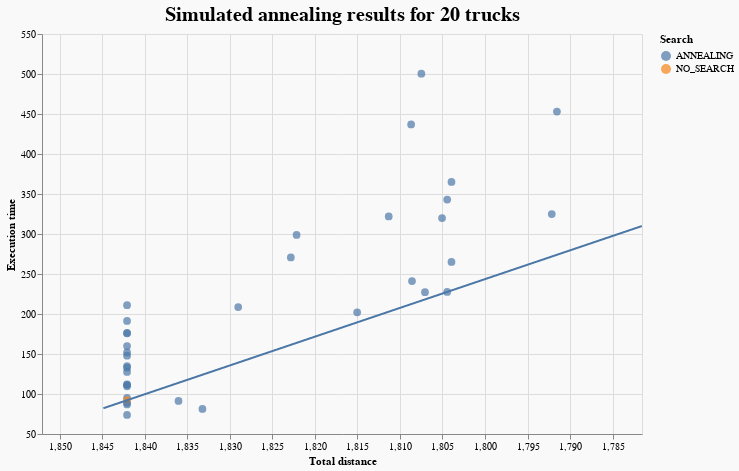

Notebook source saved alongside this figure:
### Code cell
plot_results(annealing_greedy_20, annealing_tooltips, "Simulated annealing results for 20 trucks").properties(
    width=600, height=400, background="#F9F9F9"
)

### Figure 1 — Vega-Lite specification as saved in the notebook (floating-point values rounded to 4 significant figures; data arrays with more than 128 entries replaced by an {"elided": "..."} marker saying what was removed)
{"config": {"view": {"continuousWidth": 400, "continuousHeight": 300}}, "layer": [{"data": {"name": "data-5c81c391d6a62f7527e70e80edfdcdb1"}, "mark": {"type": "circle", "size": 60}, "encoding": {"color": {"field": "search", "title": "Search", "type": "nominal"}, "tooltip": [{"field": "heuristic", "title": "Heuristic", "type": "nominal"}, {"field": "search", "title": "Search", "type": "nominal"}, {"field": "base_solution", "title": "Base solution", "type": "nominal"}, {"field": "iterations", "title": "Iterations", "type": "quantitative"}, {"field": "TotalDistance", "title": "Total distance", "type": "quantitative"}, {"field": "execution_time", "title": "Execution time", "type": "quantitative"}, {"field": "temp_coef", "title": "Temp coef", "type": "quantitative"}], "x": {"field": "TotalDistance", "scale": {"domain": [1852.0, 1782.0]}, "title": "Total distance", "type": "quantitative"}, "y": {"field": "execution_time", "scale": {"domain": [82.21, 510.4]}, "title": "Execution time", "type": "quantitative"}}, "title": {"text": "Simulated annealing results for 20 trucks", "anchor": "middle", "fontSize": 20}}, {"data": {"name": "data-a3a600e31f7662a78fbe93fa0b1e38d2"}, "mark": "line", "encoding": {"x": {"field": "x", "scale": {"domain": [1852.0, 1782.0]}, "type": "quantitative"}, "y": {"field": "y", "type": "quantitative"}}}], "background": "#F9F9F9", "height": 400, "width": 600, "$schema": "https://vega.github.io/schema/vega-lite/v4.17.0.json", "datasets": {"data-5c81c391d6a62f7527e70e80edfdcdb1": [{"Unnamed: 0": 4, "base_solution": "SIMPLE_GREEDY", "heuristic": "REMOVE_LOOPS_MOVE_EXPORTATION", "search": "ANNEALING", "iterations": 3000.0, "temp_coef": 1e-05, "population_size": null, "mutation_probability": null, "tabu_queue_coef": null, "swap_any_to_generate": null, "TotalDistance": 1804.0, "TotalTime": 4.8, "UnusedTrucksCount": 0, "OrphansCount": 0, "execution_time": 265.0, "TotalFuel": 451.0, "TrucksCount": 20, "Relation": 0.2208}, {"Unnamed: 0": 17, "base_solution": "SIMPLE_GREEDY", "heuristic": "ANY_EXPORTATION", "search": "ANNEALING", "iterations": 5000.0, "temp_coef": 1e-05, "population_size": null, "mutation_probability": null, "tabu_queue_coef": null, "swap_any_to_generate": null, "TotalDistance": 1807.0, "TotalTime": 4.738, "UnusedTrucksCount": 0, "OrphansCount": 0, "execution_time": 500.4, "TotalFuel": 451.9, "TrucksCount": 20, "Relation": 0.08477}, {"Unnamed: 0": 28, "base_solution": "SIMPLE_GREEDY", "heuristic": "ANY_MOVE_EXPORTATION", "search": "ANNEALING", "iterations": 5000.0, "temp_coef": 1e-05, "population_size": null, "mutation_probability": null, "tabu_queue_coef": null, "swap_any_to_generate": null, "TotalDistance": 1792.0, "TotalTime": 4.751, "UnusedTrucksCount": 0, "OrphansCount": 0, "execution_time": 453.0, "TotalFuel": 447.9, "TrucksCount": 20, "Relation": 0.1401}, {"Unnamed: 0": 29, "base_solution": "SIMPLE_GREEDY", "heuristic": "ANY_EXPORTATION_PROB1", "search": "ANNEALING", "iterations": 5000.0, "temp_coef": 1e-05, "population_size": null, "mutation_probability": null, "tabu_queue_coef": null, "swap_any_to_generate": null, "TotalDistance": 1842.0, "TotalTime": 4.954, "UnusedTrucksCount": 0, "OrphansCount": 0, "execution_time": 95.11, "TotalFuel": 460.5, "TrucksCount": 20, "Relation": 0.0}, {"Unnamed: 0": 35, "base_solution": "SIMPLE_GREEDY", "heuristic": "REMOVE_LOOPS_SWAP_ANY_EXPORTATION", "search": "ANNEALING", "iterations": 5000.0, "temp_coef": 0.0001, "population_size": null, "mutation_probability": null, "tabu_queue_coef": null, "swap_any_to_generate": null, "TotalDistance": 1842.0, "TotalTime": 4.954, "UnusedTrucksCount": 0, "OrphansCount": 0, "execution_time": 160.0, "TotalFuel": 460.5, "TrucksCount": 20, "Relation": 0.0}, {"Unnamed: 0": 47, "base_solution": "SIMPLE_GREEDY", "heuristic": "ANY_EXPORTATION", "search": "ANNEALING", "iterations": 3000.0, "temp_coef": 1e-05, "population_size": null, "mutation_probability": null, "tabu_queue_coef": null, "swap_any_to_generate": null, "TotalDistance": 1809.0, "TotalTime": 4.811, "UnusedTrucksCount": 0, "OrphansCount": 0, "execution_time": 241.2, "TotalFuel": 452.1, "TrucksCount": 20, "Relation": 0.2249}, {"Unnamed: 0": 58, "base_solution": "SIMPLE_GREEDY", "heuristic": "ANY_MOVE_SWAP", "search": "ANNEALING", "iterations": 3000.0, "temp_coef": 1e-05, "population_size": null, "mutation_probability": null, "tabu_queue_coef": null, "swap_any_to_generate": null, "TotalDistance": 1842.0, "TotalTime": 4.954, "UnusedTrucksCount": 0, "OrphansCount": 0, "execution_time": 127.5, "TotalFuel": 460.5, "TrucksCount": 20, "Relation": 0.0}, {"Unnamed: 0": 60, "base_solution": "SIMPLE_GREEDY", "heuristic": "ANY_EXPORTATION_PROB1", "search": "ANNEALING", "iterations": 5000.0, "temp_coef": 0.0001, "population_size": null, "mutation_probability": null, "tabu_queue_coef": null, "swap_any_to_generate": null, "TotalDistance": 1842.0, "TotalTime": 4.954, "UnusedTrucksCount": 0, "OrphansCount": 0, "execution_time": 176.3, "TotalFuel": 460.5, "TrucksCount": 20, "Relation": 0.0}, {"Unnamed: 0": 68, "base_solution": "SIMPLE_GREEDY", "heuristic": "ANY_MOVE_EXPORTATION_FIXED2", "search": "ANNEALING", "iterations": 5000.0, "temp_coef": 0.0001, "population_size": null, "mutation_probability": null, "tabu_queue_coef": null, "swap_any_to_generate": null, "TotalDistance": 1842.0, "TotalTime": 4.954, "UnusedTrucksCount": 0, "OrphansCount": 0, "execution_time": 211.0, "TotalFuel": 460.5, "TrucksCount": 20, "Relation": 0.0}, {"Unnamed: 0": 81, "base_solution": "SIMPLE_GREEDY", "heuristic": "MOVE_IN_EXPORTATION", "search": "ANNEALING", "iterations": 3000.0, "temp_coef": 1e-05, "population_size": null, "mutation_probability": null, "tabu_queue_coef": null, "swap_any_to_generate": null, "TotalDistance": 1804.0, "TotalTime": 4.8, "UnusedTrucksCount": 0, "OrphansCount": 0, "execution_time": 227.6, "TotalFuel": 451.1, "TrucksCount": 20, "Relation": 0.278}, {"Unnamed: 0": 95, "base_solution": "SIMPLE_GREEDY", "heuristic": "REMOVE_LOOPS_SWAP_ANY_EXPORTATION", "search": "ANNEALING", "iterations": 5000.0, "temp_coef": 1e-05, "population_size": null, "mutation_probability": null, "tabu_queue_coef": null, "swap_any_to_generate": null, "TotalDistance": 1842.0, "TotalTime": 4.954, "UnusedTrucksCount": 0, "OrphansCount": 0, "execution_time": 89.01, "TotalFuel": 460.5, "TrucksCount": 20, "Relation": -0.0}, {"Unnamed: 0": 97, "base_solution": "SIMPLE_GREEDY", "heuristic": "ANY_EXPORTATION", "search": "ANNEALING", "iterations": 5000.0, "temp_coef": 0.0001, "population_size": null, "mutation_probability": null, "tabu_queue_coef": null, "swap_any_to_generate": null, "TotalDistance": 1822.0, "TotalTime": 4.898, "UnusedTrucksCount": 0, "OrphansCount": 0, "execution_time": 298.8, "TotalFuel": 455.5, "TrucksCount": 20, "Relation": 0.0965}, {"Unnamed: 0": 106, "base_solution": "SIMPLE_GREEDY", "heuristic": "REMOVE_LOOPS_MOVE_EXPORTATION", "search": "ANNEALING", "iterations": 3000.0, "temp_coef": 0.0001, "population_size": null, "mutation_probability": null, "tabu_queue_coef": null, "swap_any_to_generate": null, "TotalDistance": 1807.0, "TotalTime": 4.8, "UnusedTrucksCount": 0, "OrphansCount": 0, "execution_time": 227.3, "TotalFuel": 451.8, "TrucksCount": 20, "Relation": 0.2594}, {"Unnamed: 0": 124, "base_solution": "SIMPLE_GREEDY", "heuristic": "ANY_MOVE_EXPORTATION_FIXED2", "search": "ANNEALING", "iterations": 3000.0, "temp_coef": 1e-05, "population_size": null, "mutation_probability": null, "tabu_queue_coef": null, "swap_any_to_generate": null, "TotalDistance": 1842.0, "TotalTime": 4.954, "UnusedTrucksCount": 0, "OrphansCount": 0, "execution_time": 112.0, "TotalFuel": 460.5, "TrucksCount": 20, "Relation": 0.0}, {"Unnamed: 0": 127, "base_solution": "SIMPLE_GREEDY", "heuristic": "ANY_MOVE_SWAP", "search": "ANNEALING", "iterations": 5000.0, "temp_coef": 0.0001, "population_size": null, "mutation_probability": null, "tabu_queue_coef": null, "swap_any_to_generate": null, "TotalDistance": 1842.0, "TotalTime": 4.954, "UnusedTrucksCount": 0, "OrphansCount": 0, "execution_time": 191.4, "TotalFuel": 460.5, "TrucksCount": 20, "Relation": 0.0}, {"Unnamed: 0": 130, "base_solution": "SIMPLE_GREEDY", "heuristic": "ANY_EXPORTATION", "search": "ANNEALING", "iterations": 3000.0, "temp_coef": 0.0001, "population_size": null, "mutation_probability": null, "tabu_queue_coef": null, "swap_any_to_generate": null, "TotalDistance": 1829.0, "TotalTime": 4.817, "UnusedTrucksCount": 0, "OrphansCount": 0, "execution_time": 208.7, "TotalFuel": 457.3, "TrucksCount": 20, "Relation": 0.1122}, {"Unnamed: 0": 132, "base_solution": "SIMPLE_GREEDY", "heuristic": "ANY_EXPORTATION_TIME1", "search": "ANNEALING", "iterations": 3000.0, "temp_coef": 0.0001, "population_size": null, "mutation_probability": null, "tabu_queue_coef": null, "swap_any_to_generate": null, "TotalDistance": 1842.0, "TotalTime": 4.954, "UnusedTrucksCount": 0, "OrphansCount": 0, "execution_time": 133.0, "TotalFuel": 460.5, "TrucksCount": 20, "Relation": 0.0}, {"Unnamed: 0": 147, "base_solution": "SIMPLE_GREEDY", "heuristic": "ANY_MOVE_SWAP", "search": "ANNEALING", "iterations": 3000.0, "temp_coef": 0.0001, "population_size": null, "mutation_probability": null, "tabu_queue_coef": null, "swap_any_to_generate": null, "TotalDistance": 1842.0, "TotalTime": 4.954, "UnusedTrucksCount": 0, "OrphansCount": 0, "execution_time": 147.9, "TotalFuel": 460.5, "TrucksCount": 20, "Relation": 0.0}, {"Unnamed: 0": 151, "base_solution": "SIMPLE_GREEDY", "heuristic": "ANY_MOVE_EXPORTATION_FIXED2", "search": "ANNEALING", "iterations": 5000.0, "temp_coef": 1e-05, "population_size": null, "mutation_probability": null, "tabu_queue_coef": null, "swap_any_to_generate": null, "TotalDistance": 1842.0, "TotalTime": 4.954, "UnusedTrucksCount": 0, "OrphansCount": 0, "execution_time": 111.4, "TotalFuel": 460.5, "TrucksCount": 20, "Relation": 0.0}, {"Unnamed: 0": 169, "base_solution": "SIMPLE_GREEDY", "heuristic": null, "search": "NO_SEARCH", "iterations": null, "temp_coef": null, "population_size": null, "mutation_probability": null, "tabu_queue_coef": null, "swap_any_to_generate": null, "TotalDistance": 1842.0, "TotalTime": 4.954, "UnusedTrucksCount": 0, "OrphansCount": 0, "execution_time": 92.21, "TotalFuel": 460.5, "TrucksCount": 20, "Relation": 0.0}, {"Unnamed: 0": 176, "base_solution": "SIMPLE_GREEDY", "heuristic": "MOVE_IN_EXPORTATION", "search": "ANNEALING", "iterations": 5000.0, "temp_coef": 0.0001, "population_size": null, "mutation_probability": null, "tabu_queue_coef": null, "swap_any_to_generate": null, "TotalDistance": 1811.0, "TotalTime": 4.818, "UnusedTrucksCount": 0, "OrphansCount": 0, "execution_time": 322.0, "TotalFuel": 452.8, "TrucksCount": 20, "Relation": 0.1339}, {"Unnamed: 0": 187, "base_solution": "SIMPLE_GREEDY", "heuristic": "ANY_MOVE_SWAP", "search": "ANNEALING", "iterations": 5000.0, "temp_coef": 1e-05, "population_size": null, "mutation_probability": null, "tabu_queue_coef": null, "swap_any_to_generate": null, "TotalDistance": 1842.0, "TotalTime": 4.954, "UnusedTrucksCount": 0, "OrphansCount": 0, "execution_time": 109.7, "TotalFuel": 460.5, "TrucksCount": 20, "Relation": 0.0}, {"Unnamed: 0": 197, "base_solution": "SIMPLE_GREEDY", "heuristic": "ANY_EXPORTATION_TIME1", "search": "ANNEALING", "iterations": 5000.0, "temp_coef": 1e-05, "population_size": null, "mutation_probability": null, "tabu_queue_coef": null, "swap_any_to_generate": null, "TotalDistance": 1842.0, "TotalTime": 4.954, "UnusedTrucksCount": 0, "OrphansCount": 0, "execution_time": 73.82, "TotalFuel": 460.5, "TrucksCount": 20, "Relation": -0.0}, {"Unnamed: 0": 198, "base_solution": "SIMPLE_GREEDY", "heuristic": "ANY_MOVE_EXPORTATION_FIXED2", "search": "ANNEALING", "iterations": 3000.0, "temp_coef": 0.0001, "population_size": null, "mutation_probability": null, "tabu_queue_coef": null, "swap_any_to_generate": null, "TotalDistance": 1842.0, "TotalTime": 4.954, "UnusedTrucksCount": 0, "OrphansCount": 0, "execution_time": 151.9, "TotalFuel": 460.5, "TrucksCount": 20, "Relation": 0.0}, {"Unnamed: 0": 225, "base_solution": "SIMPLE_GREEDY", "heuristic": "REMOVE_LOOPS_SWAP_ANY_EXPORTATION", "search": "ANNEALING", "iterations": 3000.0, "temp_coef": 1e-05, "population_size": null, "mutation_probability": null, "tabu_queue_coef": null, "swap_any_to_generate": null, "TotalDistance": 1833.0, "TotalTime": 4.795, "UnusedTrucksCount": 0, "OrphansCount": 0, "execution_time": 81.39, "TotalFuel": 458.3, "TrucksCount": 20, "Relation": -0.8194}, {"Unnamed: 0": 235, "base_solution": "SIMPLE_GREEDY", "heuristic": "REMOVE_LOOPS_MOVE_EXPORTATION", "search": "ANNEALING", "iterations": 5000.0, "temp_coef": 0.0001, "population_size": null, "mutation_probability": null, "tabu_queue_coef": null, "swap_any_to_generate": null, "TotalDistance": 1805.0, "TotalTime": 4.801, "UnusedTrucksCount": 0, "OrphansCount": 0, "execution_time": 319.9, "TotalFuel": 451.3, "TrucksCount": 20, "Relation": 0.1626}, {"Unnamed: 0": 242, "base_solution": "SIMPLE_GREEDY", "heuristic": "ANY_MOVE_EXPORTATION", "search": "ANNEALING", "iterations": 3000.0, "temp_coef": 1e-05, "population_size": null, "mutation_probability": null, "tabu_queue_coef": null, "swap_any_to_generate": null, "TotalDistance": 1792.0, "TotalTime": 4.743, "UnusedTrucksCount": 0, "OrphansCount": 0, "execution_time": 324.9, "TotalFuel": 448.0, "TrucksCount": 20, "Relation": 0.2146}, {"Unnamed: 0": 244, "base_solution": "SIMPLE_GREEDY", "heuristic": "ANY_EXPORTATION_PROB1", "search": "ANNEALING", "iterations": 3000.0, "temp_coef": 1e-05, "population_size": null, "mutation_probability": null, "tabu_queue_coef": null, "swap_any_to_generate": null, "TotalDistance": 1836.0, "TotalTime": 4.915, "UnusedTrucksCount": 0, "OrphansCount": 0, "execution_time": 91.39, "TotalFuel": 459.0, "TrucksCount": 20, "Relation": -7.369}, {"Unnamed: 0": 261, "base_solution": "SIMPLE_GREEDY", "heuristic": "ANY_EXPORTATION_TIME1", "search": "ANNEALING", "iterations": 5000.0, "temp_coef": 0.0001, "population_size": null, "mutation_probability": null, "tabu_queue_coef": null, "swap_any_to_generate": null, "TotalDistance": 1842.0, "TotalTime": 4.954, "UnusedTrucksCount": 0, "OrphansCount": 0, "execution_time": 175.9, "TotalFuel": 460.5, "TrucksCount": 20, "Relation": 0.0}, {"Unnamed: 0": 262, "base_solution": "SIMPLE_GREEDY", "heuristic": "ANY_EXPORTATION_TIME1", "search": "ANNEALING", "iterations": 3000.0, "temp_coef": 1e-05, "population_size": null, "mutation_probability": null, "tabu_queue_coef": null, "swap_any_to_generate": null, "TotalDistance": 1842.0, "TotalTime": 4.954, "UnusedTrucksCount": 0, "OrphansCount": 0, "execution_time": 86.99, "TotalFuel": 460.5, "TrucksCount": 20, "Relation": -0.0}, {"Unnamed: 0": 293, "base_solution": "SIMPLE_GREEDY", "heuristic": "ANY_MOVE_EXPORTATION", "search": "ANNEALING", "iterations": 5000.0, "temp_coef": 0.0001, "population_size": null, "mutation_probability": null, "tabu_queue_coef": null, "swap_any_to_generate": null, "TotalDistance": 1809.0, "TotalTime": 4.763, "UnusedTrucksCount": 0, "OrphansCount": 0, "execution_time": 437.0, "TotalFuel": 452.2, "TrucksCount": 20, "Relation": 0.09687}, {"Unnamed: 0": 294, "base_solution": "SIMPLE_GREEDY", "heuristic": "MOVE_IN_EXPORTATION", "search": "ANNEALING", "iterations": 5000.0, "temp_coef": 1e-05, "population_size": null, "mutation_probability": null, "tabu_queue_coef": null, "swap_any_to_generate": null, "TotalDistance": 1804.0, "TotalTime": 4.8, "UnusedTrucksCount": 0, "OrphansCount": 0, "execution_time": 343.1, "TotalFuel": 451.1, "TrucksCount": 20, "Relation": 0.15}, {"Unnamed: 0": 303, "base_solution": "SIMPLE_GREEDY", "heuristic": "ANY_MOVE_EXPORTATION", "search": "ANNEALING", "iterations": 3000.0, "temp_coef": 0.0001, "population_size": null, "mutation_probability": null, "tabu_queue_coef": null, "swap_any_to_generate": null, "TotalDistance": 1823.0, "TotalTime": 4.967, "UnusedTrucksCount": 0, "OrphansCount": 0, "execution_time": 270.7, "TotalFuel": 455.7, "TrucksCount": 20, "Relation": 0.1079}, {"Unnamed: 0": 308, "base_solution": "SIMPLE_GREEDY", "heuristic": "MOVE_IN_EXPORTATION", "search": "ANNEALING", "iterations": 3000.0, "temp_coef": 0.0001, "population_size": null, "mutation_probability": null, "tabu_queue_coef": null, "swap_any_to_generate": null, "TotalDistance": 1815.0, "TotalTime": 4.822, "UnusedTrucksCount": 0, "OrphansCount": 0, "execution_time": 202.1, "TotalFuel": 453.8, "TrucksCount": 20, "Relation": 0.2462}, {"Unnamed: 0": 318, "base_solution": "SIMPLE_GREEDY", "heuristic": "REMOVE_LOOPS_MOVE_EXPORTATION", "search": "ANNEALING", "iterations": 5000.0, "temp_coef": 1e-05, "population_size": null, "mutation_probability": null, "tabu_queue_coef": null, "swap_any_to_generate": null, "TotalDistance": 1804.0, "TotalTime": 4.8, "UnusedTrucksCount": 0, "OrphansCount": 0, "execution_time": 365.0, "TotalFuel": 451.0, "TrucksCount": 20, "Relation": 0.1398}, {"Unnamed: 0": 327, "base_solution": "SIMPLE_GREEDY", "heuristic": "ANY_EXPORTATION_PROB1", "search": "ANNEALING", "iterations": 3000.0, "temp_coef": 0.0001, "population_size": null, "mutation_probability": null, "tabu_queue_coef": null, "swap_any_to_generate": null, "TotalDistance": 1842.0, "TotalTime": 4.954, "UnusedTrucksCount": 0, "OrphansCount": 0, "execution_time": 134.9, "TotalFuel": 460.5, "TrucksCount": 20, "Relation": 0.0}], "data-a3a600e31f7662a78fbe93fa0b1e38d2": {"elided": "2278 records"}}}
